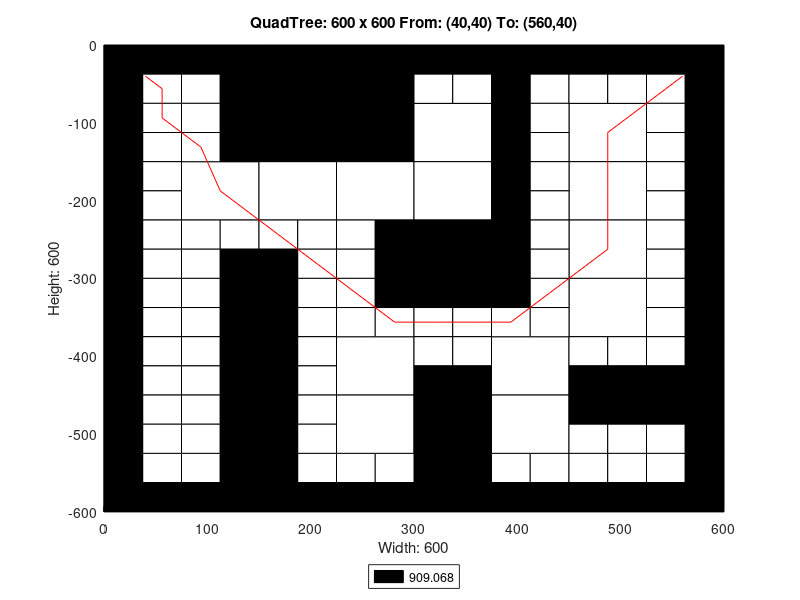

This chart was generated by the following MATLAB code:
axis([0 600 -600 0]);
title('QuadTree: 600 x 600 From: (40,40) To: (560,40)');
xlabel('Width: 600');
ylabel('Height: 600');
rectangle('Position',[150 -150 150 150], 'FaceColor',[0 0 0]);
rectangle('Position',[75 -225 75 75], 'FaceColor',[1 1 1]);
rectangle('Position',[150 -225 75 75], 'FaceColor',[1 1 1]);
rectangle('Position',[225 -225 75 75], 'FaceColor',[1 1 1]);
rectangle('Position',[300 -150 75 75], 'FaceColor',[1 1 1]);
rectangle('Position',[450 -150 75 75], 'FaceColor',[1 1 1]);
rectangle('Position',[300 -225 75 75], 'FaceColor',[1 1 1]);
rectangle('Position',[300 -300 75 75], 'FaceColor',[0 0 0]);
rectangle('Position',[450 -225 75 75], 'FaceColor',[1 1 1]);
rectangle('Position',[450 -300 75 75], 'FaceColor',[1 1 1]);
rectangle('Position',[225 -450 75 75], 'FaceColor',[1 1 1]);
rectangle('Position',[225 -525 75 75], 'FaceColor',[1 1 1]);
rectangle('Position',[375 -450 75 75], 'FaceColor',[1 1 1]);
rectangle('Position',[450 -375 75 75], 'FaceColor',[1 1 1]);
rectangle('Position',[300 -525 75 75], 'FaceColor',[0 0 0]);
rectangle('Position',[375 -525 75 75], 'FaceColor',[1 1 1]);
rectangle('Position',[300 -600 75 75], 'FaceColor',[0 0 0]);
rectangle('Position',[0 -37.5 37.5 37.5], 'FaceColor',[0 0 0]);
rectangle('Position',[37.5 -37.5 37.5 37.5], 'FaceColor',[0 0 0]);
rectangle('Position',[0 -75 37.5 37.5], 'FaceColor',[0 0 0]);
rectangle('Position',[37.5 -75 37.5 37.5], 'FaceColor',[1 1 1]);
rectangle('Position',[75 -37.5 37.5 37.5], 'FaceColor',[0 0 0]);
rectangle('Position',[112.5 -37.5 37.5 37.5], 'FaceColor',[0 0 0]);
rectangle('Position',[75 -75 37.5 37.5], 'FaceColor',[1 1 1]);
rectangle('Position',[112.5 -75 37.5 37.5], 'FaceColor',[0 0 0]);
rectangle('Position',[0 -112.5 37.5 37.5], 'FaceColor',[0 0 0]);
rectangle('Position',[37.5 -112.5 37.5 37.5], 'FaceColor',[1 1 1]);
rectangle('Position',[0 -150 37.5 37.5], 'FaceColor',[0 0 0]);
rectangle('Position',[37.5 -150 37.5 37.5], 'FaceColor',[1 1 1]);
rectangle('Position',[75 -112.5 37.5 37.5], 'FaceColor',[1 1 1]);
rectangle('Position',[112.5 -112.5 37.5 37.5], 'FaceColor',[0 0 0]);
rectangle('Position',[75 -150 37.5 37.5], 'FaceColor',[1 1 1]);
rectangle('Position',[112.5 -150 37.5 37.5], 'FaceColor',[0 0 0]);
rectangle('Position',[0 -187.5 37.5 37.5], 'FaceColor',[0 0 0]);
rectangle('Position',[37.5 -187.5 37.5 37.5], 'FaceColor',[1 1 1]);
rectangle('Position',[0 -225 37.5 37.5], 'FaceColor',[0 0 0]);
rectangle('Position',[37.5 -225 37.5 37.5], 'FaceColor',[1 1 1]);
rectangle('Position',[0 -262.5 37.5 37.5], 'FaceColor',[0 0 0]);
rectangle('Position',[37.5 -262.5 37.5 37.5], 'FaceColor',[1 1 1]);
rectangle('Position',[0 -300 37.5 37.5], 'FaceColor',[0 0 0]);
rectangle('Position',[37.5 -300 37.5 37.5], 'FaceColor',[1 1 1]);
rectangle('Position',[75 -262.5 37.5 37.5], 'FaceColor',[1 1 1]);
rectangle('Position',[112.5 -262.5 37.5 37.5], 'FaceColor',[1 1 1]);
rectangle('Position',[75 -300 37.5 37.5], 'FaceColor',[1 1 1]);
rectangle('Position',[112.5 -300 37.5 37.5], 'FaceColor',[0 0 0]);
rectangle('Position',[150 -262.5 37.5 37.5], 'FaceColor',[1 1 1]);
rectangle('Position',[187.5 -262.5 37.5 37.5], 'FaceColor',[1 1 1]);
rectangle('Position',[150 -300 37.5 37.5], 'FaceColor',[0 0 0]);
rectangle('Position',[187.5 -300 37.5 37.5], 'FaceColor',[1 1 1]);
rectangle('Position',[225 -262.5 37.5 37.5], 'FaceColor',[1 1 1]);
rectangle('Position',[262.5 -262.5 37.5 37.5], 'FaceColor',[0 0 0]);
rectangle('Position',[225 -300 37.5 37.5], 'FaceColor',[1 1 1]);
rectangle('Position',[262.5 -300 37.5 37.5], 'FaceColor',[0 0 0]);
rectangle('Position',[300 -37.5 37.5 37.5], 'FaceColor',[0 0 0]);
rectangle('Position',[337.5 -37.5 37.5 37.5], 'FaceColor',[0 0 0]);
rectangle('Position',[300 -75 37.5 37.5], 'FaceColor',[1 1 1]);
rectangle('Position',[337.5 -75 37.5 37.5], 'FaceColor',[1 1 1]);
rectangle('Position',[375 -37.5 37.5 37.5], 'FaceColor',[0 0 0]);
rectangle('Position',[412.5 -37.5 37.5 37.5], 'FaceColor',[0 0 0]);
rectangle('Position',[375 -75 37.5 37.5], 'FaceColor',[0 0 0]);
rectangle('Position',[412.5 -75 37.5 37.5], 'FaceColor',[1 1 1]);
rectangle('Position',[375 -112.5 37.5 37.5], 'FaceColor',[0 0 0]);
rectangle('Position',[412.5 -112.5 37.5 37.5], 'FaceColor',[1 1 1]);
rectangle('Position',[375 -150 37.5 37.5], 'FaceColor',[0 0 0]);
rectangle('Position',[412.5 -150 37.5 37.5], 'FaceColor',[1 1 1]);
rectangle('Position',[450 -37.5 37.5 37.5], 'FaceColor',[0 0 0]);
rectangle('Position',[487.5 -37.5 37.5 37.5], 'FaceColor',[0 0 0]);
rectangle('Position',[450 -75 37.5 37.5], 'FaceColor',[1 1 1]);
rectangle('Position',[487.5 -75 37.5 37.5], 'FaceColor',[1 1 1]);
rectangle('Position',[525 -37.5 37.5 37.5], 'FaceColor',[0 0 0]);
rectangle('Position',[562.5 -37.5 37.5 37.5], 'FaceColor',[0 0 0]);
rectangle('Position',[525 -75 37.5 37.5], 'FaceColor',[1 1 1]);
rectangle('Position',[562.5 -75 37.5 37.5], 'FaceColor',[0 0 0]);
rectangle('Position',[525 -112.5 37.5 37.5], 'FaceColor',[1 1 1]);
rectangle('Position',[562.5 -112.5 37.5 37.5], 'FaceColor',[0 0 0]);
rectangle('Position',[525 -150 37.5 37.5], 'FaceColor',[1 1 1]);
rectangle('Position',[562.5 -150 37.5 37.5], 'FaceColor',[0 0 0]);
rectangle('Position',[375 -187.5 37.5 37.5], 'FaceColor',[0 0 0]);
rectangle('Position',[412.5 -187.5 37.5 37.5], 'FaceColor',[1 1 1]);
rectangle('Position',[375 -225 37.5 37.5], 'FaceColor',[0 0 0]);
rectangle('Position',[412.5 -225 37.5 37.5], 'FaceColor',[1 1 1]);
rectangle('Position',[375 -262.5 37.5 37.5], 'FaceColor',[0 0 0]);
rectangle('Position',[412.5 -262.5 37.5 37.5], 'FaceColor',[1 1 1]);
rectangle('Position',[375 -300 37.5 37.5], 'FaceColor',[0 0 0]);
rectangle('Position',[412.5 -300 37.5 37.5], 'FaceColor',[1 1 1]);
rectangle('Position',[525 -187.5 37.5 37.5], 'FaceColor',[1 1 1]);
rectangle('Position',[562.5 -187.5 37.5 37.5], 'FaceColor',[0 0 0]);
rectangle('Position',[525 -225 37.5 37.5], 'FaceColor',[1 1 1]);
rectangle('Position',[562.5 -225 37.5 37.5], 'FaceColor',[0 0 0]);
rectangle('Position',[525 -262.5 37.5 37.5], 'FaceColor',[1 1 1]);
rectangle('Position',[562.5 -262.5 37.5 37.5], 'FaceColor',[0 0 0]);
rectangle('Position',[525 -300 37.5 37.5], 'FaceColor',[1 1 1]);
rectangle('Position',[562.5 -300 37.5 37.5], 'FaceColor',[0 0 0]);
rectangle('Position',[0 -337.5 37.5 37.5], 'FaceColor',[0 0 0]);
rectangle('Position',[37.5 -337.5 37.5 37.5], 'FaceColor',[1 1 1]);
rectangle('Position',[0 -375 37.5 37.5], 'FaceColor',[0 0 0]);
rectangle('Position',[37.5 -375 37.5 37.5], 'FaceColor',[1 1 1]);
rectangle('Position',[75 -337.5 37.5 37.5], 'FaceColor',[1 1 1]);
rectangle('Position',[112.5 -337.5 37.5 37.5], 'FaceColor',[0 0 0]);
rectangle('Position',[75 -375 37.5 37.5], 'FaceColor',[1 1 1]);
rectangle('Position',[112.5 -375 37.5 37.5], 'FaceColor',[0 0 0]);
rectangle('Position',[0 -412.5 37.5 37.5], 'FaceColor',[0 0 0]);
rectangle('Position',[37.5 -412.5 37.5 37.5], 'FaceColor',[1 1 1]);
rectangle('Position',[0 -450 37.5 37.5], 'FaceColor',[0 0 0]);
rectangle('Position',[37.5 -450 37.5 37.5], 'FaceColor',[1 1 1]);
rectangle('Position',[75 -412.5 37.5 37.5], 'FaceColor',[1 1 1]);
rectangle('Position',[112.5 -412.5 37.5 37.5], 'FaceColor',[0 0 0]);
rectangle('Position',[75 -450 37.5 37.5], 'FaceColor',[1 1 1]);
rectangle('Position',[112.5 -450 37.5 37.5], 'FaceColor',[0 0 0]);
rectangle('Position',[150 -337.5 37.5 37.5], 'FaceColor',[0 0 0]);
rectangle('Position',[187.5 -337.5 37.5 37.5], 'FaceColor',[1 1 1]);
rectangle('Position',[150 -375 37.5 37.5], 'FaceColor',[0 0 0]);
rectangle('Position',[187.5 -375 37.5 37.5], 'FaceColor',[1 1 1]);
rectangle('Position',[225 -337.5 37.5 37.5], 'FaceColor',[1 1 1]);
rectangle('Position',[262.5 -337.5 37.5 37.5], 'FaceColor',[0 0 0]);
rectangle('Position',[225 -375 37.5 37.5], 'FaceColor',[1 1 1]);
rectangle('Position',[262.5 -375 37.5 37.5], 'FaceColor',[1 1 1]);
rectangle('Position',[150 -412.5 37.5 37.5], 'FaceColor',[0 0 0]);
rectangle('Position',[187.5 -412.5 37.5 37.5], 'FaceColor',[1 1 1]);
rectangle('Position',[150 -450 37.5 37.5], 'FaceColor',[0 0 0]);
rectangle('Position',[187.5 -450 37.5 37.5], 'FaceColor',[1 1 1]);
rectangle('Position',[0 -487.5 37.5 37.5], 'FaceColor',[0 0 0]);
rectangle('Position',[37.5 -487.5 37.5 37.5], 'FaceColor',[1 1 1]);
rectangle('Position',[0 -525 37.5 37.5], 'FaceColor',[0 0 0]);
rectangle('Position',[37.5 -525 37.5 37.5], 'FaceColor',[1 1 1]);
rectangle('Position',[75 -487.5 37.5 37.5], 'FaceColor',[1 1 1]);
rectangle('Position',[112.5 -487.5 37.5 37.5], 'FaceColor',[0 0 0]);
rectangle('Position',[75 -525 37.5 37.5], 'FaceColor',[1 1 1]);
rectangle('Position',[112.5 -525 37.5 37.5], 'FaceColor',[0 0 0]);
rectangle('Position',[0 -562.5 37.5 37.5], 'FaceColor',[0 0 0]);
rectangle('Position',[37.5 -562.5 37.5 37.5], 'FaceColor',[1 1 1]);
rectangle('Position',[0 -600 37.5 37.5], 'FaceColor',[0 0 0]);
rectangle('Position',[37.5 -600 37.5 37.5], 'FaceColor',[0 0 0]);
rectangle('Position',[75 -562.5 37.5 37.5], 'FaceColor',[1 1 1]);
rectangle('Position',[112.5 -562.5 37.5 37.5], 'FaceColor',[0 0 0]);
rectangle('Position',[75 -600 37.5 37.5], 'FaceColor',[0 0 0]);
rectangle('Position',[112.5 -600 37.5 37.5], 'FaceColor',[0 0 0]);
rectangle('Position',[150 -487.5 37.5 37.5], 'FaceColor',[0 0 0]);
rectangle('Position',[187.5 -487.5 37.5 37.5], 'FaceColor',[1 1 1]);
rectangle('Position',[150 -525 37.5 37.5], 'FaceColor',[0 0 0]);
rectangle('Position',[187.5 -525 37.5 37.5], 'FaceColor',[1 1 1]);
rectangle('Position',[150 -562.5 37.5 37.5], 'FaceColor',[0 0 0]);
rectangle('Position',[187.5 -562.5 37.5 37.5], 'FaceColor',[1 1 1]);
rectangle('Position',[150 -600 37.5 37.5], 'FaceColor',[0 0 0]);
rectangle('Position',[187.5 -600 37.5 37.5], 'FaceColor',[0 0 0]);
rectangle('Position',[225 -562.5 37.5 37.5], 'FaceColor',[1 1 1]);
rectangle('Position',[262.5 -562.5 37.5 37.5], 'FaceColor',[1 1 1]);
rectangle('Position',[225 -600 37.5 37.5], 'FaceColor',[0 0 0]);
rectangle('Position',[262.5 -600 37.5 37.5], 'FaceColor',[0 0 0]);
rectangle('Position',[300 -337.5 37.5 37.5], 'FaceColor',[0 0 0]);
rectangle('Position',[337.5 -337.5 37.5 37.5], 'FaceColor',[0 0 0]);
rectangle('Position',[300 -375 37.5 37.5], 'FaceColor',[1 1 1]);
rectangle('Position',[337.5 -375 37.5 37.5], 'FaceColor',[1 1 1]);
rectangle('Position',[375 -337.5 37.5 37.5], 'FaceColor',[0 0 0]);
rectangle('Position',[412.5 -337.5 37.5 37.5], 'FaceColor',[1 1 1]);
rectangle('Position',[375 -375 37.5 37.5], 'FaceColor',[1 1 1]);
rectangle('Position',[412.5 -375 37.5 37.5], 'FaceColor',[1 1 1]);
rectangle('Position',[300 -412.5 37.5 37.5], 'FaceColor',[1 1 1]);
rectangle('Position',[337.5 -412.5 37.5 37.5], 'FaceColor',[1 1 1]);
rectangle('Position',[300 -450 37.5 37.5], 'FaceColor',[0 0 0]);
rectangle('Position',[337.5 -450 37.5 37.5], 'FaceColor',[0 0 0]);
rectangle('Position',[525 -337.5 37.5 37.5], 'FaceColor',[1 1 1]);
rectangle('Position',[562.5 -337.5 37.5 37.5], 'FaceColor',[0 0 0]);
rectangle('Position',[525 -375 37.5 37.5], 'FaceColor',[1 1 1]);
rectangle('Position',[562.5 -375 37.5 37.5], 'FaceColor',[0 0 0]);
rectangle('Position',[450 -412.5 37.5 37.5], 'FaceColor',[1 1 1]);
rectangle('Position',[487.5 -412.5 37.5 37.5], 'FaceColor',[1 1 1]);
rectangle('Position',[450 -450 37.5 37.5], 'FaceColor',[0 0 0]);
rectangle('Position',[487.5 -450 37.5 37.5], 'FaceColor',[0 0 0]);
rectangle('Position',[525 -412.5 37.5 37.5], 'FaceColor',[1 1 1]);
rectangle('Position',[562.5 -412.5 37.5 37.5], 'FaceColor',[0 0 0]);
rectangle('Position',[525 -450 37.5 37.5], 'FaceColor',[0 0 0]);
rectangle('Position',[562.5 -450 37.5 37.5], 'FaceColor',[0 0 0]);
rectangle('Position',[375 -562.5 37.5 37.5], 'FaceColor',[1 1 1]);
rectangle('Position',[412.5 -562.5 37.5 37.5], 'FaceColor',[1 1 1]);
rectangle('Position',[375 -600 37.5 37.5], 'FaceColor',[0 0 0]);
rectangle('Position',[412.5 -600 37.5 37.5], 'FaceColor',[0 0 0]);
rectangle('Position',[450 -487.5 37.5 37.5], 'FaceColor',[0 0 0]);
rectangle('Position',[487.5 -487.5 37.5 37.5], 'FaceColor',[0 0 0]);
rectangle('Position',[450 -525 37.5 37.5], 'FaceColor',[1 1 1]);
rectangle('Position',[487.5 -525 37.5 37.5], 'FaceColor',[1 1 1]);
rectangle('Position',[525 -487.5 37.5 37.5], 'FaceColor',[0 0 0]);
rectangle('Position',[562.5 -487.5 37.5 37.5], 'FaceColor',[0 0 0]);
rectangle('Position',[525 -525 37.5 37.5], 'FaceColor',[1 1 1]);
rectangle('Position',[562.5 -525 37.5 37.5], 'FaceColor',[0 0 0]);
rectangle('Position',[450 -562.5 37.5 37.5], 'FaceColor',[1 1 1]);
rectangle('Position',[487.5 -562.5 37.5 37.5], 'FaceColor',[1 1 1]);
rectangle('Position',[450 -600 37.5 37.5], 'FaceColor',[0 0 0]);
rectangle('Position',[487.5 -600 37.5 37.5], 'FaceColor',[0 0 0]);
rectangle('Position',[525 -562.5 37.5 37.5], 'FaceColor',[1 1 1]);
rectangle('Position',[562.5 -562.5 37.5 37.5], 'FaceColor',[0 0 0]);
rectangle('Position',[525 -600 37.5 37.5], 'FaceColor',[0 0 0]);
rectangle('Position',[562.5 -600 37.5 37.5], 'FaceColor',[0 0 0]);
X=[560,543.75,487.5,487.5,487.5,431.25,393.75,356.25,318.75,281.25,243.75,206.25,168.75,112.5,93.75,56.25,56.25,40];
Y=[-40,-56.25,-112.5,-187.5,-262.5,-318.75,-356.25,-356.25,-356.25,-356.25,-318.75,-281.25,-243.75,-187.5,-131.25,-93.75,-56.25,-40];
hold on;
plot(X,Y,'r');
legend('909.068','Location','southoutside');
